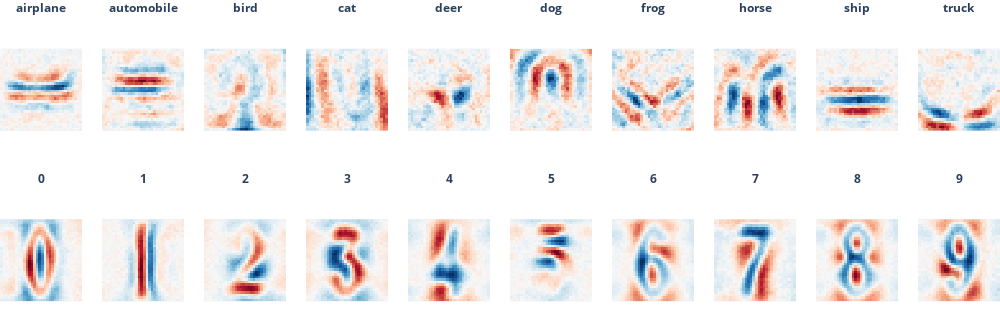

Here is the notebook cell this chart was saved with:
### Markdown cell above
### Figure 2

### Code cell
# Decompose the eigenvalues and eigenvectors
cifar10_vals, cifar10_vecs = cifar10_model.decompose()
svhn_vals, svhn_vecs = svhn_model.decompose()

# Use all eigenvectors
vecs = torch.cat([cifar10_vecs[:, -1], svhn_vecs[:, -1]])
vecs /= (
    vecs.abs().max(1, keepdim=True).values
)  # Normalize eigenvectors to [-1, 1] for visualization

color = dict(color_continuous_scale="RdBu", color_continuous_midpoint=0.0)
fig = px.imshow(
    vecs.view(-1, 32, 32).cpu(),
    facet_col=0,
    facet_col_wrap=10,
    height=330,
    width=1000,
    facet_row_spacing=0.1,
    **color,
)
fig.update_layout(coloraxis_showscale=False, margin=dict(l=0, r=0, b=0, t=20))
fig.update_xaxes(visible=False)
fig.update_yaxes(visible=False)

labels = svhn_labels + cifar10_labels
[
    a.update(text=f"<b>{labels[i]}</b>", y=a["y"] + 0.005)
    for i, a in enumerate(fig.layout.annotations)
]
fig.show()

### Figure 1 — Plotly figure (JSON) as saved in the notebook; plotly's stock layout.template omitted (floating-point values rounded to 4 significant figures; data arrays with more than 128 entries replaced by an {"elided": "..."} marker saying what was removed)
{"data": [{"coloraxis": "coloraxis", "hovertemplate": "x: %{x}<br>y: %{y}<br>color: %{z}<extra></extra>", "name": "0", "type": "heatmap", "xaxis": "x11", "yaxis": "y11", "z": {"elided": "32x32 float values"}}, {"coloraxis": "coloraxis", "hovertemplate": "x: %{x}<br>y: %{y}<br>color: %{z}<extra></extra>", "name": "1", "type": "heatmap", "xaxis": "x12", "yaxis": "y12", "z": {"elided": "32x32 float values"}}, {"coloraxis": "coloraxis", "hovertemplate": "x: %{x}<br>y: %{y}<br>color: %{z}<extra></extra>", "name": "2", "type": "heatmap", "xaxis": "x13", "yaxis": "y13", "z": {"elided": "32x32 float values"}}, {"coloraxis": "coloraxis", "hovertemplate": "x: %{x}<br>y: %{y}<br>color: %{z}<extra></extra>", "name": "3", "type": "heatmap", "xaxis": "x14", "yaxis": "y14", "z": {"elided": "32x32 float values"}}, {"coloraxis": "coloraxis", "hovertemplate": "x: %{x}<br>y: %{y}<br>color: %{z}<extra></extra>", "name": "4", "type": "heatmap", "xaxis": "x15", "yaxis": "y15", "z": {"elided": "32x32 float values"}}, {"coloraxis": "coloraxis", "hovertemplate": "x: %{x}<br>y: %{y}<br>color: %{z}<extra></extra>", "name": "5", "type": "heatmap", "xaxis": "x16", "yaxis": "y16", "z": {"elided": "32x32 float values"}}, {"coloraxis": "coloraxis", "hovertemplate": "x: %{x}<br>y: %{y}<br>color: %{z}<extra></extra>", "name": "6", "type": "heatmap", "xaxis": "x17", "yaxis": "y17", "z": {"elided": "32x32 float values"}}, {"coloraxis": "coloraxis", "hovertemplate": "x: %{x}<br>y: %{y}<br>color: %{z}<extra></extra>", "name": "7", "type": "heatmap", "xaxis": "x18", "yaxis": "y18", "z": {"elided": "32x32 float values"}}, {"coloraxis": "coloraxis", "hovertemplate": "x: %{x}<br>y: %{y}<br>color: %{z}<extra></extra>", "name": "8", "type": "heatmap", "xaxis": "x19", "yaxis": "y19", "z": {"elided": "32x32 float values"}}, {"coloraxis": "coloraxis", "hovertemplate": "x: %{x}<br>y: %{y}<br>color: %{z}<extra></extra>", "name": "9", "type": "heatmap", "xaxis": "x20", "yaxis": "y20", "z": {"elided": "32x32 float values"}}, {"coloraxis": "coloraxis", "hovertemplate": "x: %{x}<br>y: %{y}<br>color: %{z}<extra></extra>", "name": "10", "type": "heatmap", "xaxis": "x", "yaxis": "y", "z": {"elided": "32x32 float values"}}, {"coloraxis": "coloraxis", "hovertemplate": "x: %{x}<br>y: %{y}<br>color: %{z}<extra></extra>", "name": "11", "type": "heatmap", "xaxis": "x2", "yaxis": "y2", "z": {"elided": "32x32 float values"}}, {"coloraxis": "coloraxis", "hovertemplate": "x: %{x}<br>y: %{y}<br>color: %{z}<extra></extra>", "name": "12", "type": "heatmap", "xaxis": "x3", "yaxis": "y3", "z": {"elided": "32x32 float values"}}, {"coloraxis": "coloraxis", "hovertemplate": "x: %{x}<br>y: %{y}<br>color: %{z}<extra></extra>", "name": "13", "type": "heatmap", "xaxis": "x4", "yaxis": "y4", "z": {"elided": "32x32 float values"}}, {"coloraxis": "coloraxis", "hovertemplate": "x: %{x}<br>y: %{y}<br>color: %{z}<extra></extra>", "name": "14", "type": "heatmap", "xaxis": "x5", "yaxis": "y5", "z": {"elided": "32x32 float values"}}, {"coloraxis": "coloraxis", "hovertemplate": "x: %{x}<br>y: %{y}<br>color: %{z}<extra></extra>", "name": "15", "type": "heatmap", "xaxis": "x6", "yaxis": "y6", "z": {"elided": "32x32 float values"}}, {"coloraxis": "coloraxis", "hovertemplate": "x: %{x}<br>y: %{y}<br>color: %{z}<extra></extra>", "name": "16", "type": "heatmap", "xaxis": "x7", "yaxis": "y7", "z": {"elided": "32x32 float values"}}, {"coloraxis": "coloraxis", "hovertemplate": "x: %{x}<br>y: %{y}<br>color: %{z}<extra></extra>", "name": "17", "type": "heatmap", "xaxis": "x8", "yaxis": "y8", "z": {"elided": "32x32 float values"}}, {"coloraxis": "coloraxis", "hovertemplate": "x: %{x}<br>y: %{y}<br>color: %{z}<extra></extra>", "name": "18", "type": "heatmap", "xaxis": "x9", "yaxis": "y9", "z": {"elided": "32x32 float values"}}, {"coloraxis": "coloraxis", "hovertemplate": "x: %{x}<br>y: %{y}<br>color: %{z}<extra></extra>", "name": "19", "type": "heatmap", "xaxis": "x10", "yaxis": "y10", "z": {"elided": "32x32 float values"}}], "layout": {"annotations": [{"font": {}, "showarrow": false, "text": "<b>0</b>", "x": 0.041, "xanchor": "center", "xref": "paper", "y": 0.455, "yanchor": "bottom", "yref": "paper"}, {"font": {}, "showarrow": false, "text": "<b>1</b>", "x": 0.143, "xanchor": "center", "xref": "paper", "y": 0.455, "yanchor": "bottom", "yref": "paper"}, {"font": {}, "showarrow": false, "text": "<b>2</b>", "x": 0.245, "xanchor": "center", "xref": "paper", "y": 0.455, "yanchor": "bottom", "yref": "paper"}, {"font": {}, "showarrow": false, "text": "<b>3</b>", "x": 0.347, "xanchor": "center", "xref": "paper", "y": 0.455, "yanchor": "bottom", "yref": "paper"}, {"font": {}, "showarrow": false, "text": "<b>4</b>", "x": 0.449, "xanchor": "center", "xref": "paper", "y": 0.455, "yanchor": "bottom", "yref": "paper"}, {"font": {}, "showarrow": false, "text": "<b>5</b>", "x": 0.551, "xanchor": "center", "xref": "paper", "y": 0.455, "yanchor": "bottom", "yref": "paper"}, {"font": {}, "showarrow": false, "text": "<b>6</b>", "x": 0.653, "xanchor": "center", "xref": "paper", "y": 0.455, "yanchor": "bottom", "yref": "paper"}, {"font": {}, "showarrow": false, "text": "<b>7</b>", "x": 0.755, "xanchor": "center", "xref": "paper", "y": 0.455, "yanchor": "bottom", "yref": "paper"}, {"font": {}, "showarrow": false, "text": "<b>8</b>", "x": 0.857, "xanchor": "center", "xref": "paper", "y": 0.455, "yanchor": "bottom", "yref": "paper"}, {"font": {}, "showarrow": false, "text": "<b>9</b>", "x": 0.959, "xanchor": "center", "xref": "paper", "y": 0.455, "yanchor": "bottom", "yref": "paper"}, {"font": {}, "showarrow": false, "text": "<b>airplane</b>", "x": 0.041, "xanchor": "center", "xref": "paper", "y": 1.005, "yanchor": "bottom", "yref": "paper"}, {"font": {}, "showarrow": false, "text": "<b>automobile</b>", "x": 0.143, "xanchor": "center", "xref": "paper", "y": 1.005, "yanchor": "bottom", "yref": "paper"}, {"font": {}, "showarrow": false, "text": "<b>bird</b>", "x": 0.245, "xanchor": "center", "xref": "paper", "y": 1.005, "yanchor": "bottom", "yref": "paper"}, {"font": {}, "showarrow": false, "text": "<b>cat</b>", "x": 0.347, "xanchor": "center", "xref": "paper", "y": 1.005, "yanchor": "bottom", "yref": "paper"}, {"font": {}, "showarrow": false, "text": "<b>deer</b>", "x": 0.449, "xanchor": "center", "xref": "paper", "y": 1.005, "yanchor": "bottom", "yref": "paper"}, {"font": {}, "showarrow": false, "text": "<b>dog</b>", "x": 0.551, "xanchor": "center", "xref": "paper", "y": 1.005, "yanchor": "bottom", "yref": "paper"}, {"font": {}, "showarrow": false, "text": "<b>frog</b>", "x": 0.653, "xanchor": "center", "xref": "paper", "y": 1.005, "yanchor": "bottom", "yref": "paper"}, {"font": {}, "showarrow": false, "text": "<b>horse</b>", "x": 0.755, "xanchor": "center", "xref": "paper", "y": 1.005, "yanchor": "bottom", "yref": "paper"}, {"font": {}, "showarrow": false, "text": "<b>ship</b>", "x": 0.857, "xanchor": "center", "xref": "paper", "y": 1.005, "yanchor": "bottom", "yref": "paper"}, {"font": {}, "showarrow": false, "text": "<b>truck</b>", "x": 0.959, "xanchor": "center", "xref": "paper", "y": 1.005, "yanchor": "bottom", "yref": "paper"}], "coloraxis": {"cmid": 0, "colorscale": [[0, "rgb(103,0,31)"], [0.1, "rgb(178,24,43)"], [0.2, "rgb(214,96,77)"], [0.3, "rgb(244,165,130)"], [0.4, "rgb(253,219,199)"], [0.5, "rgb(247,247,247)"], [0.6, "rgb(209,229,240)"], [0.7, "rgb(146,197,222)"], [0.8, "rgb(67,147,195)"], [0.9, "rgb(33,102,172)"], [1, "rgb(5,48,97)"]], "showscale": false}, "height": 330, "margin": {"b": 0, "l": 0, "r": 0, "t": 20}, "width": 1000, "xaxis": {"anchor": "y", "constrain": "domain", "domain": [0, 0.082], "scaleanchor": "y", "visible": false}, "xaxis10": {"anchor": "y10", "domain": [0.918, 1], "matches": "x", "visible": false}, "xaxis11": {"anchor": "y11", "domain": [0, 0.082], "matches": "x", "showticklabels": false, "visible": false}, "xaxis12": {"anchor": "y12", "domain": [0.102, 0.184], "matches": "x", "showticklabels": false, "visible": false}, "xaxis13": {"anchor": "y13", "domain": [0.204, 0.286], "matches": "x", "showticklabels": false, "visible": false}, "xaxis14": {"anchor": "y14", "domain": [0.306, 0.388], "matches": "x", "showticklabels": false, "visible": false}, "xaxis15": {"anchor": "y15", "domain": [0.408, 0.49], "matches": "x", "showticklabels": false, "visible": false}, "xaxis16": {"anchor": "y16", "domain": [0.51, 0.592], "matches": "x", "showticklabels": false, "visible": false}, "xaxis17": {"anchor": "y17", "domain": [0.612, 0.694], "matches": "x", "showticklabels": false, "visible": false}, "xaxis18": {"anchor": "y18", "domain": [0.714, 0.796], "matches": "x", "showticklabels": false, "visible": false}, "xaxis19": {"anchor": "y19", "domain": [0.816, 0.898], "matches": "x", "showticklabels": false, "visible": false}, "xaxis2": {"anchor": "y2", "domain": [0.102, 0.184], "matches": "x", "visible": false}, "xaxis20": {"anchor": "y20", "domain": [0.918, 1], "matches": "x", "showticklabels": false, "visible": false}, "xaxis3": {"anchor": "y3", "domain": [0.204, 0.286], "matches": "x", "visible": false}, "xaxis4": {"anchor": "y4", "domain": [0.306, 0.388], "matches": "x", "visible": false}, "xaxis5": {"anchor": "y5", "domain": [0.408, 0.49], "matches": "x", "visible": false}, "xaxis6": {"anchor": "y6", "domain": [0.51, 0.592], "matches": "x", "visible": false}, "xaxis7": {"anchor": "y7", "domain": [0.612, 0.694], "matches": "x", "visible": false}, "xaxis8": {"anchor": "y8", "domain": [0.714, 0.796], "matches": "x", "visible": false}, "xaxis9": {"anchor": "y9", "domain": [0.816, 0.898], "matches": "x", "visible": false}, "yaxis": {"anchor": "x", "autorange": "reversed", "constrain": "domain", "domain": [0, 0.45], "visible": false}, "yaxis10": {"anchor": "x10", "domain": [0, 0.45], "matches": "y", "showticklabels": false, "visible": false}, "yaxis11": {"anchor": "x11", "domain": [0.55, 1], "matches": "y", "visible": false}, "yaxis12": {"anchor": "x12", "domain": [0.55, 1], "matches": "y", "showticklabels": false, "visible": false}, "yaxis13": {"anchor": "x13", "domain": [0.55, 1], "matches": "y", "showticklabels": false, "visible": false}, "yaxis14": {"anchor": "x14", "domain": [0.55, 1], "matches": "y", "showticklabels": false, "visible": false}, "yaxis15": {"anchor": "x15", "domain": [0.55, 1], "matches": "y", "showticklabels": false, "visible": false}, "yaxis16": {"anchor": "x16", "domain": [0.55, 1], "matches": "y", "showticklabels": false, "visible": false}, "yaxis17": {"anchor": "x17", "domain": [0.55, 1], "matches": "y", "showticklabels": false, "visible": false}, "yaxis18": {"anchor": "x18", "domain": [0.55, 1], "matches": "y", "showticklabels": false, "visible": false}, "yaxis19": {"anchor": "x19", "domain": [0.55, 1], "matches": "y", "showticklabels": false, "visible": false}, "yaxis2": {"anchor": "x2", "domain": [0, 0.45], "matches": "y", "showticklabels": false, "visible": false}, "yaxis20": {"anchor": "x20", "domain": [0.55, 1], "matches": "y", "showticklabels": false, "visible": false}, "yaxis3": {"anchor": "x3", "domain": [0, 0.45], "matches": "y", "showticklabels": false, "visible": false}, "yaxis4": {"anchor": "x4", "domain": [0, 0.45], "matches": "y", "showticklabels": false, "visible": false}, "yaxis5": {"anchor": "x5", "domain": [0, 0.45], "matches": "y", "showticklabels": false, "visible": false}, "yaxis6": {"anchor": "x6", "domain": [0, 0.45], "matches": "y", "showticklabels": false, "visible": false}, "yaxis7": {"anchor": "x7", "domain": [0, 0.45], "matches": "y", "showticklabels": false, "visible": false}, "yaxis8": {"anchor": "x8", "domain": [0, 0.45], "matches": "y", "showticklabels": false, "visible": false}, "yaxis9": {"anchor": "x9", "domain": [0, 0.45], "matches": "y", "showticklabels": false, "visible": false}}}
